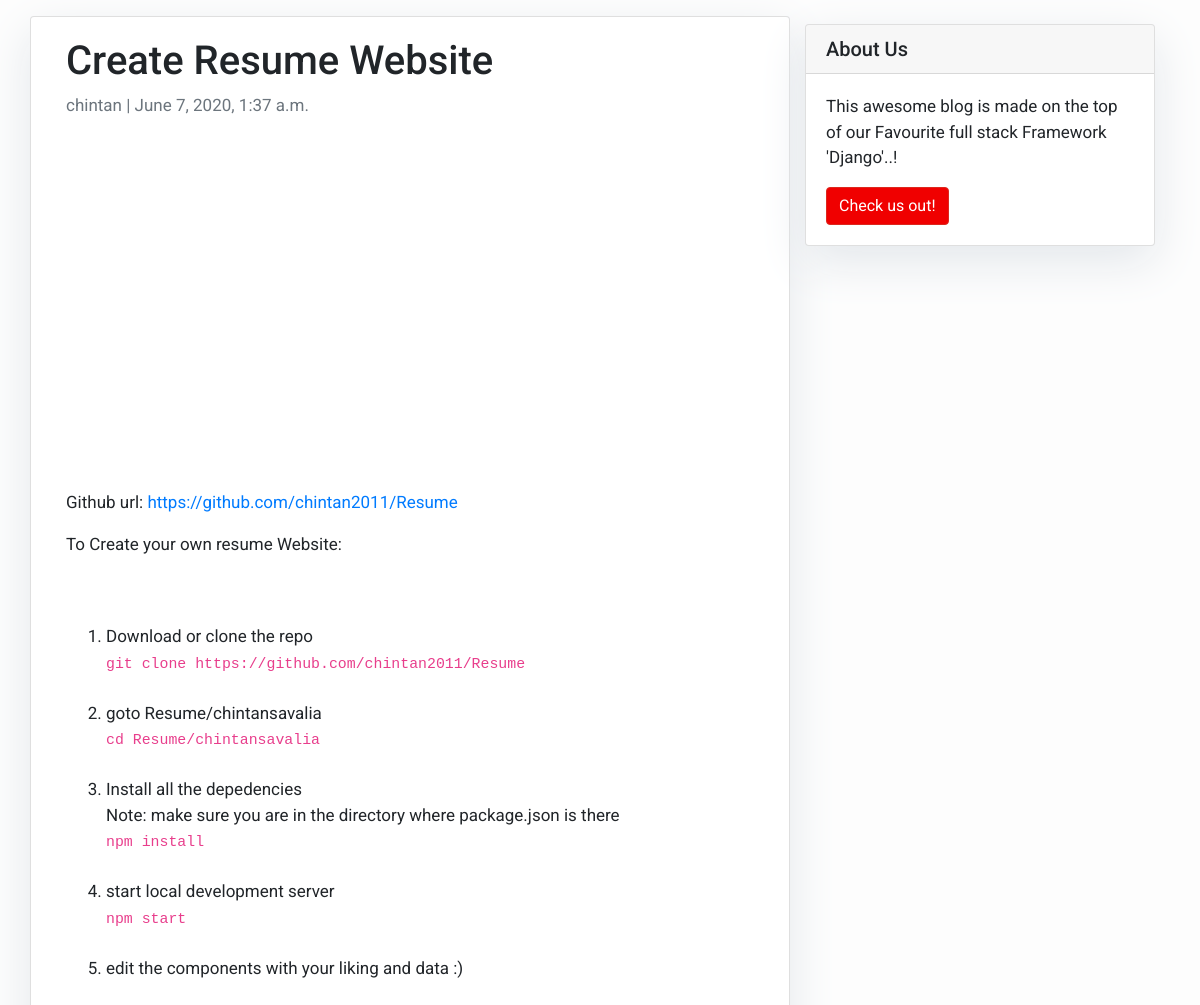
The app's page /resume_website/ with its own data.
### blog/models.py (models this page shows, shortened)
class Post(models.Model):
    title = models.CharField(max_length=200, unique=True)
    slug = models.SlugField(max_length=200, unique=True)
    author = models.ForeignKey(User, on_delete=models.CASCADE, related_name='blog_posts')
    tech_stack = models.CharField(max_length=200, default='')
    github_url = models.URLField(max_length=200, default='n/a', blank=True)
    updated_on = models.DateTimeField(auto_now=True)
    content = models.TextField()
    created_on = models.DateTimeField(auto_now_add=True)
    status = models.IntegerField(choices=STATUS, default=0)
    screen_shot = models.ImageField(upload_to="tech_image", blank=True)
    images = ListCharField(
        base_field=CharField(max_length=100),
        size=6,
        blank=True,
        max_length=(6 * 1000)  # 6 * 10 character nominals, plus commas
    )
    class Meta:
        ordering = ['-created_on']  #sort results based on when they were created

### blog/views.py (the view)
# urls.py: path('<slug:slug>/', views.PostDetail.as_view(), name='post_detail'),
class PostDetail(generic.DetailView):
    model = Post
    template_name = 'post_detail.html'

### templates/post_detail.html (shortened to what this page needs)
{% extends 'base.html' %} {% block content %} {% block tech_icons %}
{% load markdown_deux_tags %}
<div class="container">
  	<link rel="stylesheet" href="https://cdn.rawgit.com/konpa/devicon/df6431e323547add1b4cf45992913f15286456d3/devicon.min.css">
	<div class="row">
    	<div class="col-md-8 card mb-4  mt-3 left  top">
      		<div class="card-body">
        		<h1>{% block title %} {{ object.title }} {% endblock title %}</h1>
				<p class=" text-muted">{{ post.author }} | {{ post.created_on }}</p>
				<br></br>
        			Github url: <a href="{{ post.github_url }}">{{post.github_url}}</a>
				<p class="card-text">{{ object.content  | markdown | linebreaks }}</p>
      		</div>
		</div>
	{% block sidebar %} {% include 'sidebar.html' %} {% endblock sidebar %}
	{% endblock tech_icons %}
	</div>
</div>
{% endblock content %}

### templates/base.html (style rules this page uses)
body { font-family: "Roboto", sans-serif; font-size: 17px; background-color: #fdfdfd; }

### templates/sidebar.html (style rules this page uses)
.card { box-shadow: 0 16px 48px #E3E7EB; }

### records on screen
Post: title "Create Resume Website", author "chintan", created_on "June 7, 2020, 1:37 a.m.", github_url "https://github.com/chintan2011/Resume", content "To Create your own resume Website: Download or clone the repo git clone https://github.com/chintan2011/Resume goto Resume/chintansavalia cd Resume/chintansavalia Install all the depedencies Note: make sure you are in the directory where package.json is there npm install start local development server npm start edit the components with your liking and data :)"
